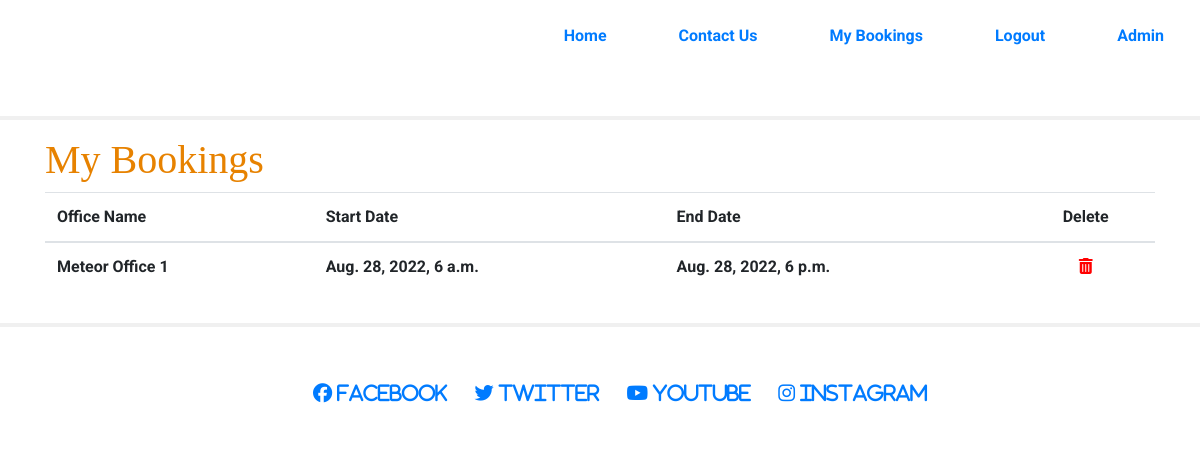
Page /office_bookings/ (signed in) on the earlier database version.
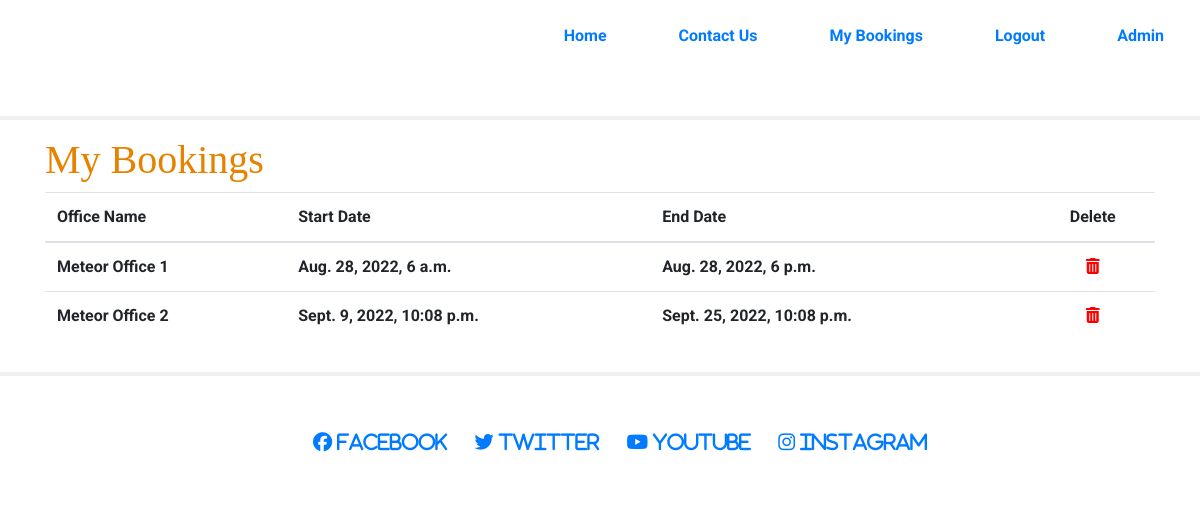
Same page on the later database version.
### myspace/models.py (models this page shows, shortened)
class Office_Spaces_Booked(models.Model):
    id = models.BigAutoField(primary_key=True)
    Office_Space_id = models.ForeignKey(Office_Spaces,on_delete=models.SET_NULL,null=True)
    office_type = models.ForeignKey(Office_Types,on_delete=models.SET_NULL,null=True)
    user = models.ForeignKey(User,on_delete=models.CASCADE)
    status = models.IntegerField(choices=STATUS, default=1)
    created_on = models.DateTimeField(auto_now_add=True)
    start_datetime = models.DateTimeField()
    end_datetime = models.DateTimeField()
    class Meta:
        ordering = ['created_on']

class Office_Spaces(models.Model):
    office_name = models.CharField(max_length=50)
    office_type = models.ForeignKey(
        Office_Types,
        on_delete=models.CASCADE)
    def __str__(self):
        return self.office_name

### myspace/views.py (the view)
# urls.py: path('office_bookings/', OfficeBookedList.as_view(), name='OfficeBookedList'),
class OfficeBookedList(generic.ListView):
    model = Office_Spaces_Booked
    def get_queryset(self, *args, **kwargs):
        if self.request.user.is_staff:
            booking_list = Office_Spaces_Booked.objects.all()
            return booking_list
        else:
            booking_list = Office_Spaces_Booked.objects.filter(user=self.request.user)
    template_name = 'office_bookings.html'
    paginate_by = 10

### templates/office_bookings.html (shortened to what this page needs)
{% extends "base.html" %}
{% block content %}
<div class="container-fluid">
    <div class="row">
        <h1 class="headings">My Bookings</h1>
        <table class="table">
            <thead>
                <tr>
                    <th scope="col">Office Name</th>
                    <th scope="col">Start Date</th>
                    <th scope="col">End Date</th>
                    <th scope="col" class="icon-center">Delete</th>
                </tr>
            </thead>
            <tbody>
                {% for office_spaces_booked in object_list %}
                <tr>
                    <td>{{office_spaces_booked.Office_Space_id}}</td>
                    <td>{{office_spaces_booked.start_datetime}}</td>
                    <td>{{office_spaces_booked.end_datetime}}</td>
                    <td class="icon-center"><a href="{% url 'delete_office_booking' office_spaces_booked.id %}"><i class="fa fa-trash" aria-hidden="true"></i></a></td>
                </tr>
                {% endfor %}
            </tbody>
        </table>
    </div>
</div>
{%endblock %}

Differences in the rows shown:
added Office_Spaces_Booked: Office_Space_id "Meteor Office 2", start_datetime "Sept. 9, 2022, 10:08 p.m.", end_datetime "Sept. 25, 2022, 10:08 p.m."
